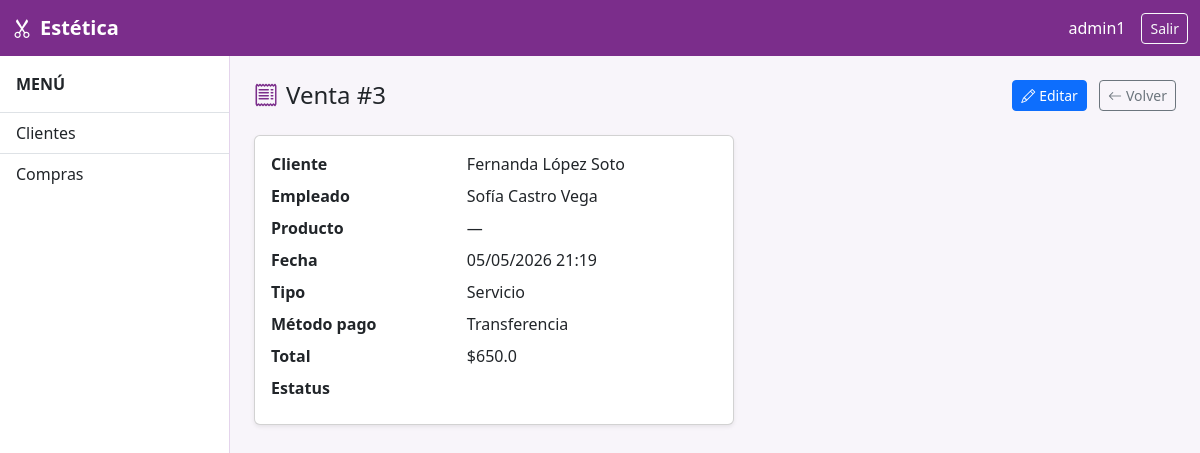
/operaciones/ventas/3/ (signed in), run on the app's committed database.
### apps/operaciones/models.py (models this page shows, shortened)
class Venta(models.Model):
    METODO_PAGO_CHOICES = [
        ('efectivo', 'Efectivo'),
        ('tarjeta', 'Tarjeta'),
        ('transferencia', 'Transferencia'),
    ]
    TIPO_CHOICES = [
        ('servicio', 'Servicio'),
        ('producto', 'Producto'),
        ('mixto', 'Mixto'),
    ]
    ESTATUS_CHOICES = [
        ('pagada', 'Pagada'),
        ('pendiente', 'Pendiente'),
        ('cancelada', 'Cancelada'),
    ]
    cliente = models.ForeignKey(Cliente, on_delete=models.CASCADE, related_name='ventas')
    empleado = models.ForeignKey(Empleado, on_delete=models.CASCADE, related_name='ventas')
    producto = models.ForeignKey(Producto, on_delete=models.SET_NULL, null=True, blank=True, related_name='ventas')
    fecha = models.DateTimeField(auto_now_add=True)
    metodo_pago = models.CharField(max_length=20, choices=METODO_PAGO_CHOICES)
    tipo = models.CharField(max_length=20, choices=TIPO_CHOICES)
    estatus = models.CharField(max_length=20, choices=ESTATUS_CHOICES, default='pendiente')
    vigencia_hasta = models.DateField(null=True, blank=True)
    total = models.FloatField()
    activo = models.BooleanField(default=True)
    class Meta:
        verbose_name = 'Venta'
        verbose_name_plural = 'Ventas'
        ordering = ['-fecha']

### apps/clientes/models.py (models this page shows, shortened)
class Cliente(models.Model):
    nombre = models.CharField(max_length=50)
    telefono = models.CharField(max_length=50)
    email = models.CharField(max_length=100, blank=True)
    fecha_registro = models.DateTimeField(auto_now_add=True)
    activo = models.BooleanField(default=True)
    class Meta:
        verbose_name = 'Cliente'
        verbose_name_plural = 'Clientes'
        ordering = ['nombre']
    def __str__(self):
        return self.nombre

### apps/empleados/models.py (models this page shows, shortened)
class Empleado(models.Model):
    ROL_CHOICES = [
        ('estilista', 'Estilista'),
        ('colorista', 'Colorista'),
        ('manicurista', 'Manicurista'),
        ('recepcionista', 'Recepcionista'),
        ('gerente', 'Gerente'),
    ]
    nombre = models.CharField(max_length=50)
    telefono = models.CharField(max_length=50)
    rol = models.CharField(max_length=50, choices=ROL_CHOICES)
    fecha_ingreso = models.DateField()
    activo = models.BooleanField(default=True)
    class Meta:
        verbose_name = 'Empleado'
        verbose_name_plural = 'Empleados'
        ordering = ['nombre']

### apps/operaciones/views.py (the view)
# urls.py: path('ventas/<int:pk>/', views.venta_detail, name='venta_detail'),
@login_required
def venta_detail(request, pk):
    venta = get_object_or_404(Venta.objects.select_related('cliente', 'empleado', 'producto'), pk=pk)
    return render(request, 'operaciones/venta_detail.html', {'venta': venta})

### templates/operaciones/venta_detail.html (shortened to what this page needs)
{% extends "base.html" %}
{% block content %}
<div class="d-flex justify-content-between align-items-center mb-4">
  <h4 class="mb-0"><i class="bi bi-receipt me-2" style="color:#7b2d8b"></i>Venta #{{ venta.pk }}</h4>
  <div>
    <a href="{% url 'operaciones:venta_update' venta.pk %}" class="btn btn-primary btn-sm me-2"><i class="bi bi-pencil me-1"></i>Editar</a>
    <a href="{% url 'operaciones:venta_list' %}" class="btn btn-outline-secondary btn-sm"><i class="bi bi-arrow-left me-1"></i>Volver</a>
  </div>
</div>
<div class="card shadow-sm" style="max-width:480px">
  <div class="card-body">
    <dl class="row mb-0">
      <dt class="col-sm-5">Cliente</dt><dd class="col-sm-7">{{ venta.cliente }}</dd>
      <dt class="col-sm-5">Empleado</dt><dd class="col-sm-7">{{ venta.empleado.nombre }}</dd>
      <dt class="col-sm-5">Producto</dt><dd class="col-sm-7">{{ venta.producto|default:"—" }}</dd>
      <dt class="col-sm-5">Fecha</dt><dd class="col-sm-7">{{ venta.fecha|date:"d/m/Y H:i" }}</dd>
      <dt class="col-sm-5">Tipo</dt><dd class="col-sm-7">{{ venta.get_tipo_display }}</dd>
      <dt class="col-sm-5">Método pago</dt><dd class="col-sm-7">{{ venta.get_metodo_pago_display }}</dd>
      <dt class="col-sm-5">Total</dt><dd class="col-sm-7">${{ venta.total }}</dd>
      <dt class="col-sm-5">Estatus</dt><dd class="col-sm-7"><span class="badge badge-{{ venta.estatus }}">{{ venta.get_estatus_display }}</span></dd>
    </dl>
  </div>
</div>
{% endblock %}

### templates/base.html (shortened to what this page needs)
<!DOCTYPE html>
<html lang="es">
<head>
  <link rel="stylesheet" href="https://cdn.jsdelivr.net/npm/bootstrap@5.3.3/dist/css/bootstrap.min.css">
  <link rel="stylesheet" href="https://cdn.jsdelivr.net/npm/bootstrap-icons@1.11.3/font/bootstrap-icons.min.css">
</head>
<body class="{% if user.is_authenticated %}logged-in{% endif %}">
<nav class="navbar navbar-estetica fixed-top">
  <div class="container-fluid">
    <a class="navbar-brand fw-bold" href="/"><i class="bi bi-scissors me-2"></i>Estética</a>
    {% if user.is_authenticated %}
    <div class="d-flex align-items-center gap-3">
      <span class="navbar-text">{{ user.username }}</span>
      <form method="post" action="/auth/logout/" class="m-0">
        {% csrf_token %}<button type="submit" class="btn btn-sm btn-outline-light">Salir</button>
      </form>
    </div>
    {% endif %}
  </div>
</nav>
{% if user.is_authenticated %}
<nav id="sidebar">
  <div class="p-3 fw-bold border-bottom">MENÚ</div>
  <div class="list-group list-group-flush">
    <a href="{% url 'clientes:list' %}" class="list-group-item list-group-item-action">Clientes</a>
    <a href="{% url 'operaciones:compra_list' %}" class="list-group-item list-group-item-action">Compras</a>
  </div>
</nav>
{% endif %}
<main id="main-content">
  {% block content %}{% endblock %}
</main>
</body>
</html>

### templates/base.html (style rules this page uses)
:root { --color-primary: #7b2d8b; --color-primary-dark: #5e2069; }
body { background-color: #f8f5fa; }
.navbar-estetica { background-color: var(--color-primary); }
.navbar-estetica .navbar-brand, .navbar-estetica .navbar-text { color: #fff !important; }
#sidebar { width: 230px; min-height: calc(100vh - 56px); background-color: #fff; border-right: 1px solid #e4d4ec; position: fixed; top: 56px; left: 0; z-index: 100; }
#main-content { margin-top: 56px; padding: 24px; min-height: calc(100vh - 56px); margin-left: 0; }
body.logged-in #main-content { margin-left: 230px; }

### data on the page
Venta: pk "3", cliente "Fernanda López Soto", empleado.nombre "Sofía Castro Vega", producto "—", fecha "05/05/2026 21:19", tipo "Servicio", metodo_pago "Transferencia", total "650.0"

### other printed values
{{ user.username }} "admin1"
